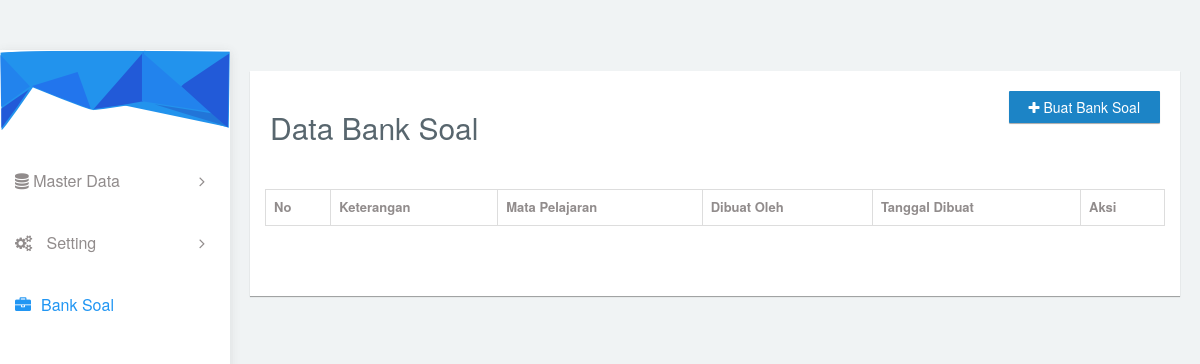
The page /index.php/banksoal on the database as committed earlier.
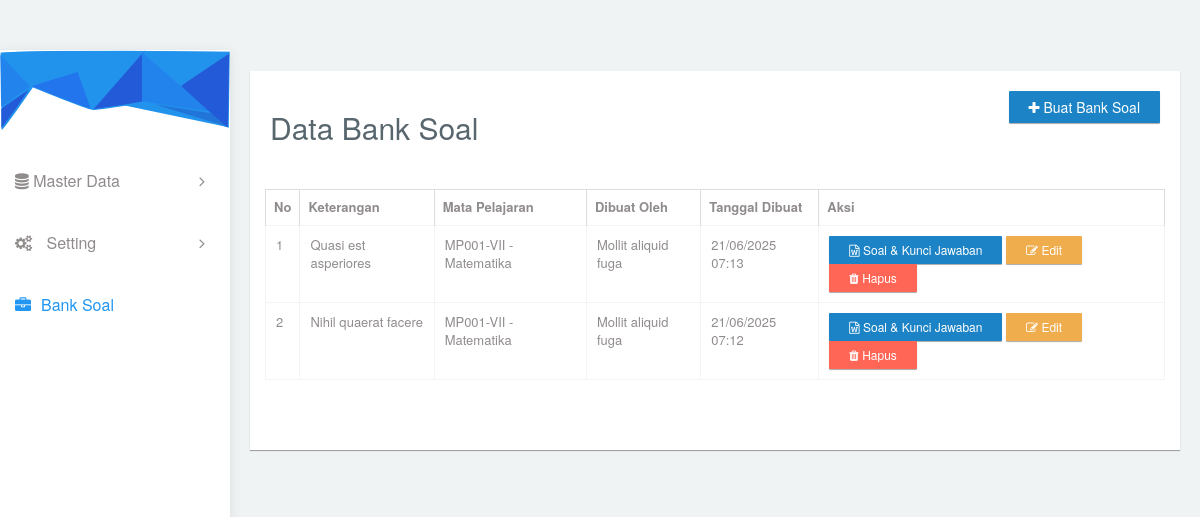
The same page on the database as committed later.
### tables this page shows
CREATE TABLE IF NOT EXISTS `tb_banksoal` (
  `id` int NOT NULL AUTO_INCREMENT,
  `keterangan` varchar(255) NOT NULL,
  `matapelajaran_id` int NOT NULL,
  `pegawai_id` int NOT NULL,
  `created_at` timestamp NOT NULL DEFAULT CURRENT_TIMESTAMP,
  `updated_at` timestamp NOT NULL DEFAULT CURRENT_TIMESTAMP ON UPDATE CURRENT_TIMESTAMP,
  PRIMARY KEY (`id`),
  KEY `matapelajaran_id` (`matapelajaran_id`),
  KEY `pegawai_id` (`pegawai_id`),
  CONSTRAINT `tb_banksoal_ibfk_1` FOREIGN KEY (`matapelajaran_id`) REFERENCES `tb_matapelajaran` (`id`),
  CONSTRAINT `tb_banksoal_ibfk_2` FOREIGN KEY (`pegawai_id`) REFERENCES `tb_pegawai` (`id`)
);

CREATE TABLE IF NOT EXISTS `tb_matapelajaran` (
  `id` int NOT NULL AUTO_INCREMENT,
  `kode_matapelajaran` varchar(20) NOT NULL,
  `nama_matapelajaran` varchar(100) NOT NULL,
  `keterangan` text,
  PRIMARY KEY (`id`)
);

CREATE TABLE IF NOT EXISTS `tb_pegawai` (
  `id` int NOT NULL AUTO_INCREMENT,
  `nama` varchar(100) NOT NULL,
  `tempat_lahir` varchar(100) NOT NULL,
  `tanggal_lahir` date NOT NULL,
  `jenis_kelamin` enum('L','P') NOT NULL,
  `alamat` text NOT NULL,
  `no_telepon` varchar(20) DEFAULT NULL,
  `email` varchar(100) NOT NULL,
  `password` varchar(255) NOT NULL,
  `role` enum('admin','operator','guru','kepala sekolah') NOT NULL,
  `created_at` timestamp NULL DEFAULT CURRENT_TIMESTAMP,
  `updated_at` timestamp NULL DEFAULT CURRENT_TIMESTAMP ON UPDATE CURRENT_TIMESTAMP,
  PRIMARY KEY (`id`),
  UNIQUE KEY `email` (`email`)
);

### application/views/template_miminium/wrapper.php (called while the page is built, shortened)
<?php
    include 'header.php';
    include 'sidebar.php';
	include 'content.php';
	include 'footer.php';
?>

### application/controllers/Banksoal.php (called while the page is built, shortened)
<?php
class Banksoal extends CI_Controller {
	public function __construct() {
		$this->load->database();
		$this->load->library('form_validation');
		$this->load->library('session');
	}
	public function index()
	{
        $this->db->from('tb_gurumatapelajaran');
        $this->db->join('tb_matapelajaran', 'tb_matapelajaran.id = tb_gurumatapelajaran.matapelajaran_id');
        $mapel = $this->db->get();
        $this->db->select('tb_banksoal.*, tb_matapelajaran.kode_matapelajaran, tb_matapelajaran.nama_matapelajaran, tb_pegawai.nama as nama_pegawai');
        $this->db->from('tb_banksoal');
        $this->db->join('tb_matapelajaran', 'tb_matapelajaran.id = tb_banksoal.matapelajaran_id');
        $this->db->join('tb_pegawai', 'tb_pegawai.id = tb_banksoal.pegawai_id');
        $this->db->order_by('tb_banksoal.created_at', 'DESC');
        $banksoal = $this->db->get();
		$data = array(
			'page' => 'banksoal/index',
            'script' => 'banksoal/script',
            'link' => 'banksoal',
            'mapel' => $mapel,
            'banksoal' => $banksoal
		);
		$this->load->view('template_miminium/wrapper', $data);
	}
}

### index.php (called while the page is built, shortened)
<?php
require_once BASEPATH.'core/CodeIgniter.php';

### application/views/template_miminium/content.php (called while the page is built)
<?php
    $this->load->view($page);
?>

### application/views/banksoal/index.php (the view, shortened to what this page needs)
<div id="content">
  <div class="col-md-12 card-wrap" style="padding:20px;">
    <div class="panel">
      <div class="panel-heading bg-white border-none" style="padding:20px;">
        <div class="row">
          <div class="col-md-6 text-left">
            <h2>Data Bank Soal</h2>
          </div>
          <div class="col-md-6 text-right">
            <a href="#" class="btn btn-primary mb-3 btn-buat-bank-soal"> <i class="fa fa-plus"></i> Buat Bank Soal</a>
          </div>
        </div>
      </div>
      <div class="panel-body" style="padding-bottom:50px;">
        <table class="table table-bordered dt-table">
          <thead>
            <tr>
              <th>No</th>
              <th>Keterangan</th>
              <th>Mata Pelajaran</th>
              <th>Dibuat Oleh</th>
              <th>Tanggal Dibuat</th>
              <th>Aksi</th>
            </tr>
          </thead>
          <tbody>
            <?php $no = 1; ?>
            <?php foreach ($banksoal->result() as $bs): ?>
              <tr>
                <td><?= $no++ ?></td>
                <td><?= htmlspecialchars($bs->keterangan) ?></td>
                <td><?= htmlspecialchars($bs->kode_matapelajaran) ?> - <?= htmlspecialchars($bs->nama_matapelajaran) ?></td>
                <td><?= htmlspecialchars($bs->nama_pegawai) ?></td>
                <td><?= date('d/m/Y H:i', strtotime($bs->created_at)) ?></td>
                <td>
                  <a href="<?= base_url() ?>banksoal/soalkuncijawaban/<?= $bs->id ?>" class="btn btn-sm btn-primary">
                    <i class="fa fa-file-word-o"></i>
                    Soal & Kunci Jawaban
                  </a>
                  <a href="#" class="btn btn-sm btn-warning btn-edit-bank-soal" data-id="<?= $bs->id ?>">
                    <i class="fa fa-edit"></i> Edit
                  </a>
                  <a href="<?= site_url('banksoal/delete/' . $bs->id) ?>" class="btn btn-sm btn-danger btn-delete-bank-soal">
                    <i class="fa fa-trash"></i> Hapus
                  </a>
                </td>
              </tr>
            <?php endforeach; ?>
          </tbody>
        </table>
      </div>
    </div>
  </div>
</div>

### application/views/template_miminium/header.php (shortened to what this page needs)
<!DOCTYPE html>
<html lang="en">
<head>
    <link rel="stylesheet" type="text/css" href="<?=base_url()?>assets_miminium/css/bootstrap.min.css">
      <link rel="stylesheet" type="text/css" href="<?=base_url()?>assets_miminium/css/plugins/font-awesome.min.css"/>
      <link rel="stylesheet" type="text/css" href="<?=base_url()?>assets_miminium/css/plugins/simple-line-icons.css"/>
      <link rel="stylesheet" type="text/css" href="<?=base_url()?>assets_miminium/css/plugins/animate.min.css"/>
      <link rel="stylesheet" type="text/css" href="<?=base_url()?>assets_miminium/css/plugins/fullcalendar.min.css"/>
      <link rel="stylesheet" type="text/css" href="<?=base_url()?>assets_miminium/css/plugins/datatables.bootstrap.min.css"/>
      <link rel="stylesheet" href="<?=base_url()?>assets_miminium/css/plugins/select2.min.css">
	<link href="<?=base_url()?>assets_miminium/css/style.css" rel="stylesheet">
	<link rel="stylesheet" href="https://cdn.jsdelivr.net/npm/sweetalert2@11/dist/sweetalert2.min.css">
  </head>

### application/views/template_miminium/sidebar.php (shortened to what this page needs)
<div class="container-fluid mimin-wrapper">
      <div id="left-menu">
        <div class="sub-left-menu scroll">
          <ul class="nav nav-list">
              <li><div class="left-bg"></div></li>
              <li class="<?php if(isset($link) && ($link=='Admin/Pegawai/Index' || $link=='Admin/Kelas/Index' || $link=='Admin/Siswa/Index' || $link=='Admin/Tahunakademik/Index' || $link=='Admin/Ruangan/Index' || $link=='Admin/Matapelajaran/Index')){?> active <?php }?> ripple">
                <a class="tree-toggle nav-header"><i class="fa fa-database" aria-hidden="true"></i> Master Data
                  <span class="<?php if($link=='Admin/Pegawai/Index' || $link=='Admin/Kelas/Index' || $link=='Admin/Siswa/Index' || $link=='Admin/Tahunakademik/Index' || $link=='Admin/Ruangan/Index' || $link=='Admin/Matapelajaran/Index'){?> fa-angle-down <?php }else{?> fa-angle-right <?php }?> fa right-arrow text-right"></span>
                </a>
              </li>
              <li class="<?php if(isset($link) && ($link=='Admin/Kelassiswa/Index' || $link=='Admin/Kelasrombel/Index' || $link=='Admin/Gurumatapelajaran/Index')){ ?> active <?php } ?> ripple">
                <a class="tree-toggle nav-header"><span class="fa-cogs fa"></span> Setting
                  <span class="<?php if(isset($link) && ($link=='Admin/Kelassiswa/Index' || $link=='Admin/Kelasrombel/Index' || $link=='Admin/Gurumatapelajaran/Index')){ ?> fa-angle-down <?php }else{ ?> fa-angle-right <?php }?> fa right-arrow text-right"></span>
                </a>
              </li>
              <li class="ripple"><a href="<?=base_url()?>banksoal" style="color:<?php if($link=='banksoal'){?> #2196F3 <?php }?>;"><span class="fa fa-briefcase"></span>Bank Soal</a></li>
            </ul>
          </div>
      </div>

### application/views/template_miminium/footer.php (shortened to what this page needs)
      </div>
  </body>
</html>

Rows that differ between the two databases and show on the page:
added tb_banksoal: keterangan "Quasi est asperiores", matapelajaran.kode_matapelajaran "MP001-VII", matapelajaran.nama_matapelajaran "Matematika", pegawai.nama "Mollit aliquid fuga", created_at "21/06/2025 07:13"
added tb_banksoal: keterangan "Nihil quaerat facere", matapelajaran.kode_matapelajaran "MP001-VII", matapelajaran.nama_matapelajaran "Matematika", pegawai.nama "Mollit aliquid fuga", created_at "21/06/2025 07:12"
